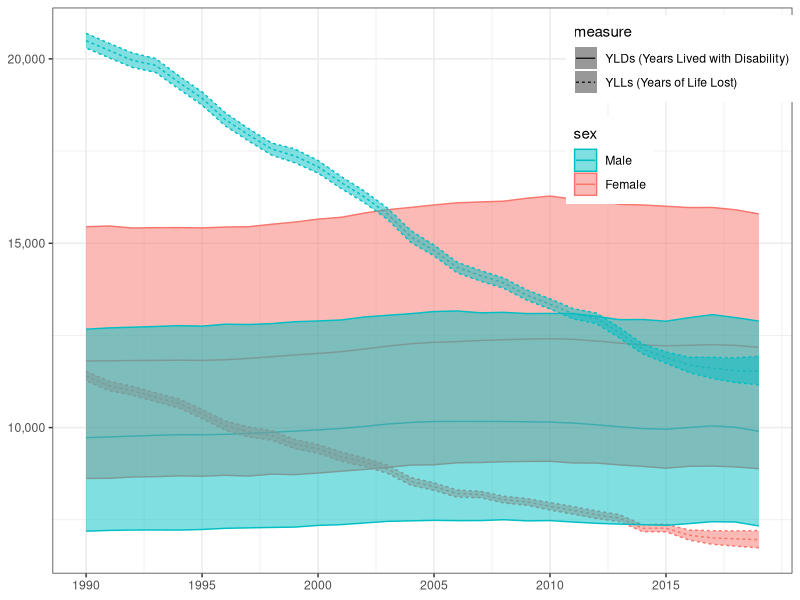
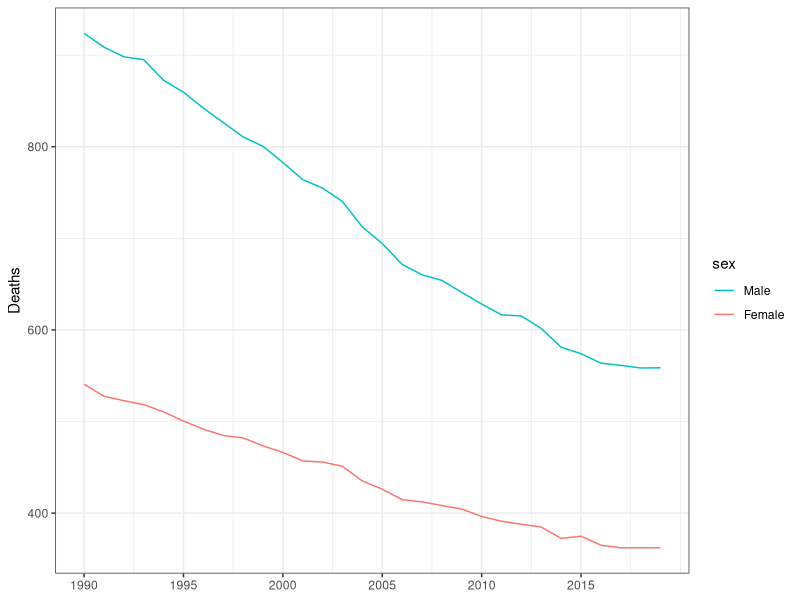
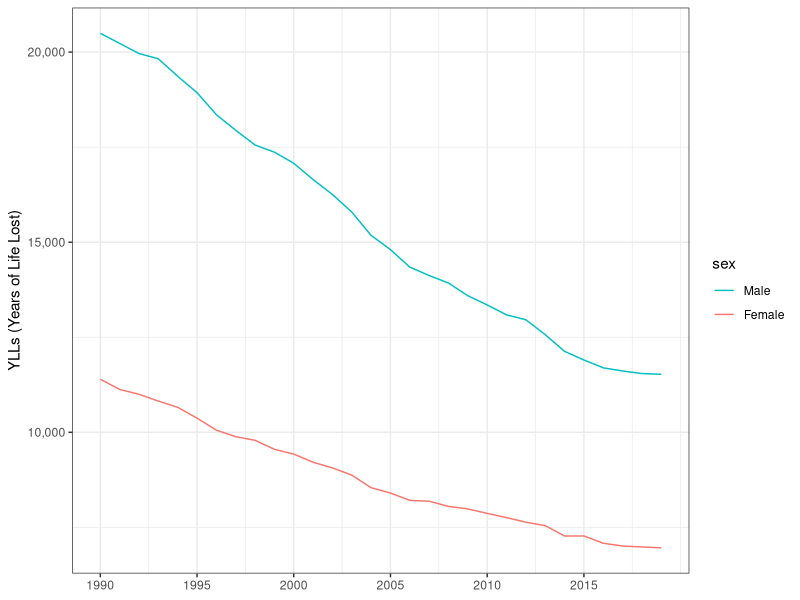
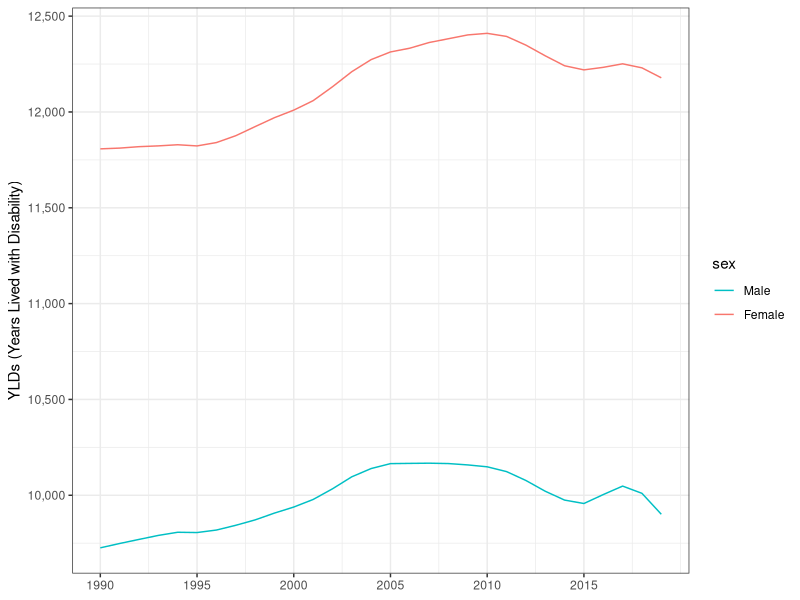
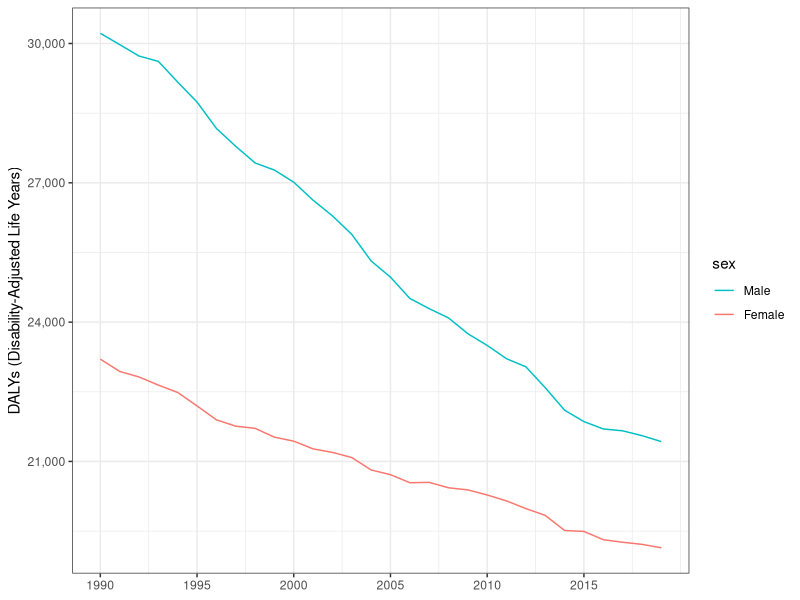
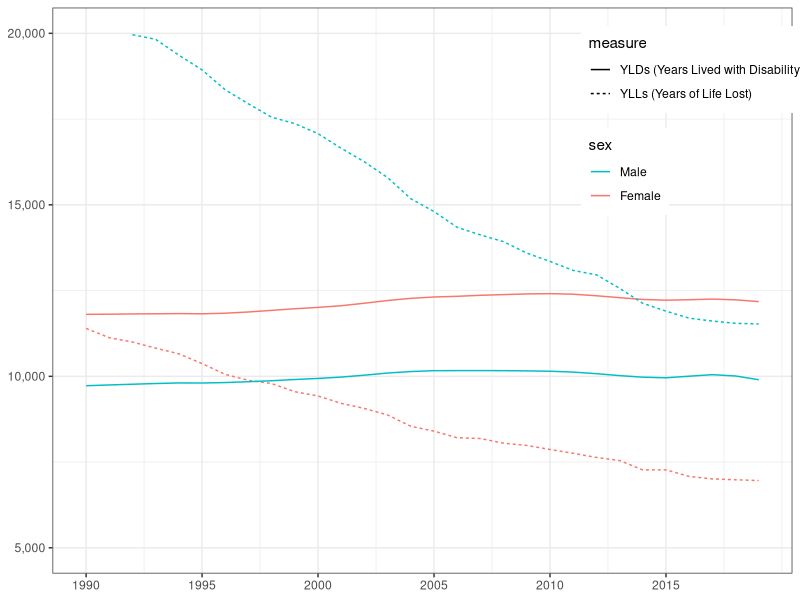

Source code (R) for these figures, in order:
#' ---
#' title: GBD2019 BELGIUM / TOTALS // PLOT
#' output:
#'   github_document:
#'     html_preview: false
#'     toc: true
#' ---

#' # Settings

## knitr settings
knitr::opts_chunk$set(fig.width=12)

## required packages
library(ggplot2)

## helper functions
plot_evolution <-
function(.measure) {
  xlim <- seq(min(x$year), max(x$year), 5)
  p <-
  ggplot(
    subset(x,
      measure == .measure &
      sex != "Both"),
    aes(x = year, y = val)) +
    geom_line(aes(colour = sex)) +
    theme_bw() +
    scale_colour_discrete(breaks = c("Male", "Female")) +
    scale_x_continuous(NULL, breaks = xlim) +
    scale_y_continuous(.measure, labels = scales::comma)

  tiff(sprintf("fig/evolution-%s-%s-%s.tiff",
               .measure, min(x$year), max(x$year)),
       10, 4, units = "in", res = 300, compress = "lzw")
  print(p)
  dev.off()
}


#' # Data

x <- read.csv("../01_data/IHME-GBD_2019_DATA-a2387e1e-1.csv")
x$age <- x$metric <- x$cause <- x$location <- NULL


#' # Evolution

plot_evolution("Deaths")
plot_evolution("YLLs (Years of Life Lost)")
plot_evolution("YLDs (Years Lived with Disability)")
plot_evolution("DALYs (Disability-Adjusted Life Years)")

#' # Comparison

xlim <- seq(min(x$year), max(x$year), 5)
ggplot(
  subset(x,
    measure %in%
      c("YLLs (Years of Life Lost)", "YLDs (Years Lived with Disability)")&
    sex != "Both"),
  aes(x = year, y = val)) +
  geom_line(aes(colour = sex, linetype = measure)) +
  geom_ribbon(
    aes(ymin = lower, ymax = upper,
        colour = sex, fill = sex, linetype = measure),
    alpha = 0.5) +
  theme_bw() +
  scale_fill_discrete(breaks = c("Male", "Female")) +
  scale_colour_discrete(breaks = c("Male", "Female")) +
  scale_x_continuous(NULL, breaks = xlim) +
  scale_y_continuous(NULL, labels = scales::comma) +
  theme(legend.position = c(0.85, 0.82))

tiff("fig/evolution-all.tiff", 10, 5, units = "in", res = 300, compress = "lzw")
ggplot(
  subset(x,
    measure %in%
      c("YLLs (Years of Life Lost)", "YLDs (Years Lived with Disability)")&
    sex != "Both"),
  aes(x = year, y = val)) +
  geom_line(aes(colour = sex, linetype = measure)) +
  theme_bw() +
  scale_colour_discrete(breaks = c("Male", "Female")) +
  scale_x_continuous(NULL, breaks = xlim) +
  scale_y_continuous(NULL, limits = c(5000, 20000), labels = scales::comma) +
  theme(legend.position = c(0.87, 0.8))
dev.off()

##rmarkdown::render("05-GBD2019-BE-TOTALS-plot.R")